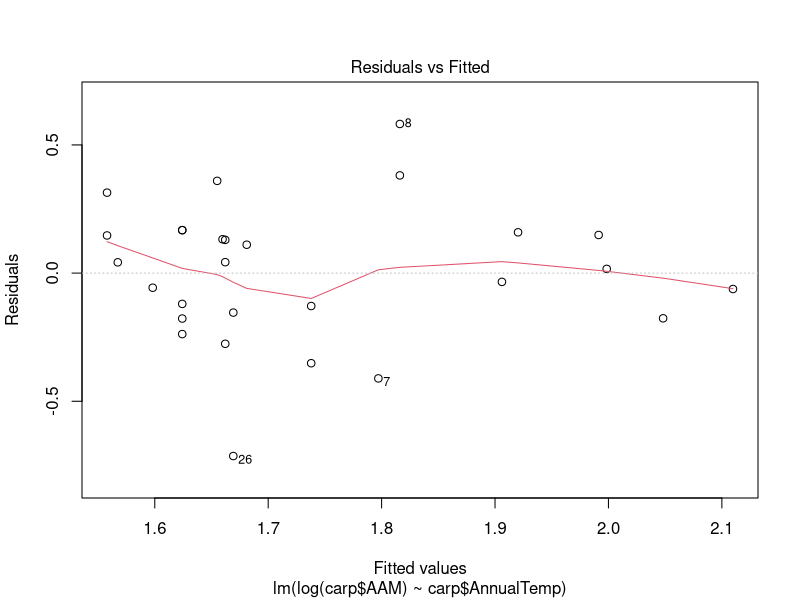
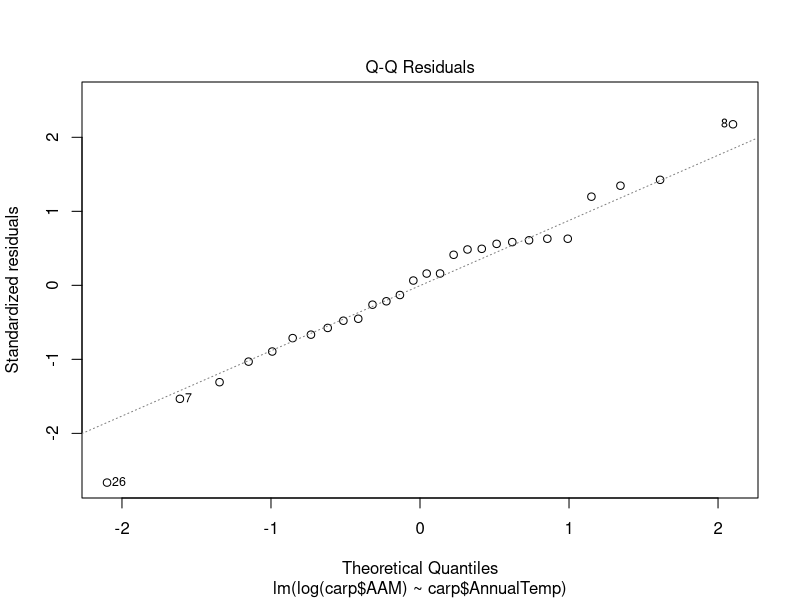
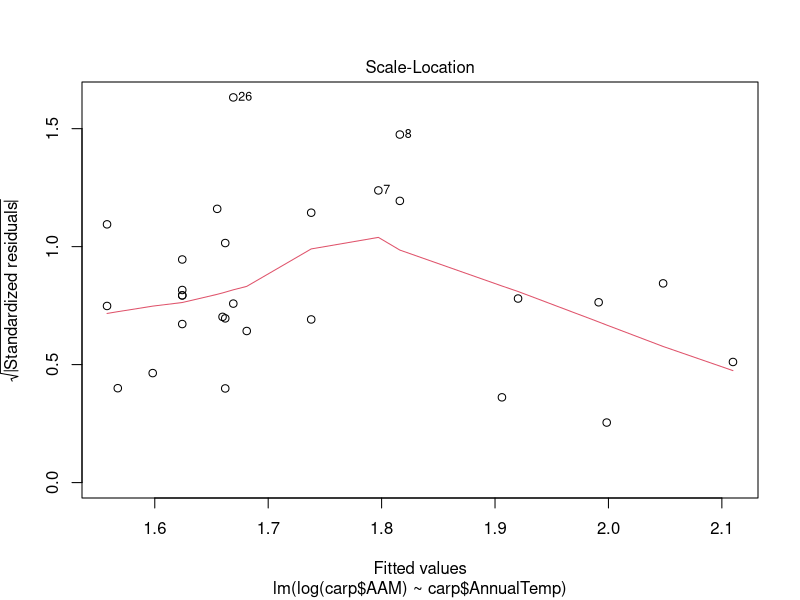
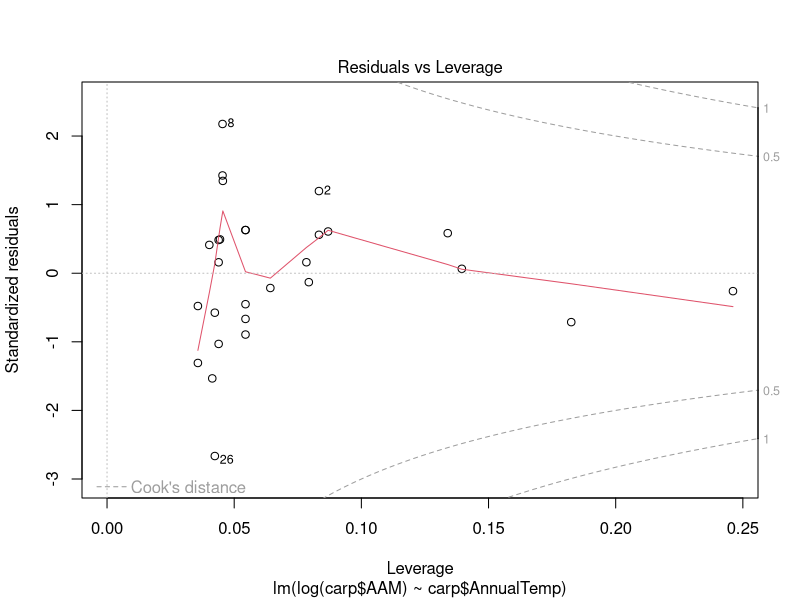
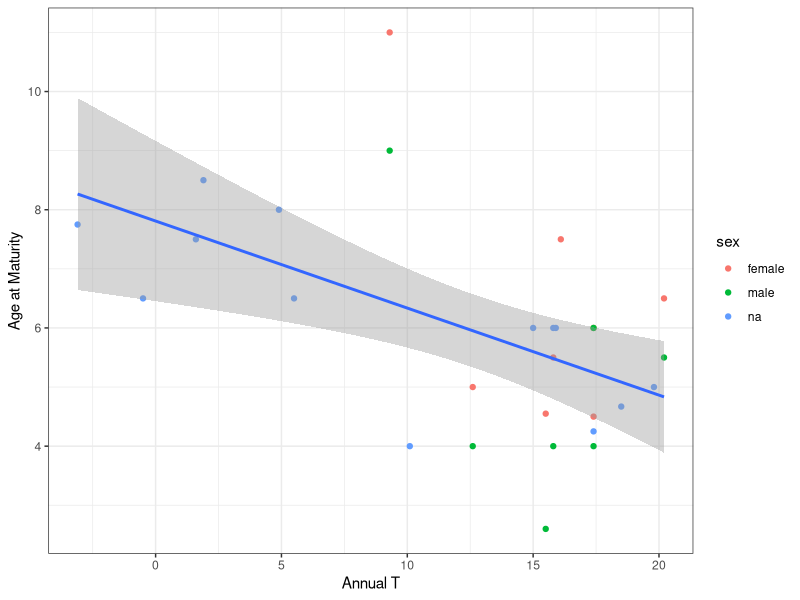
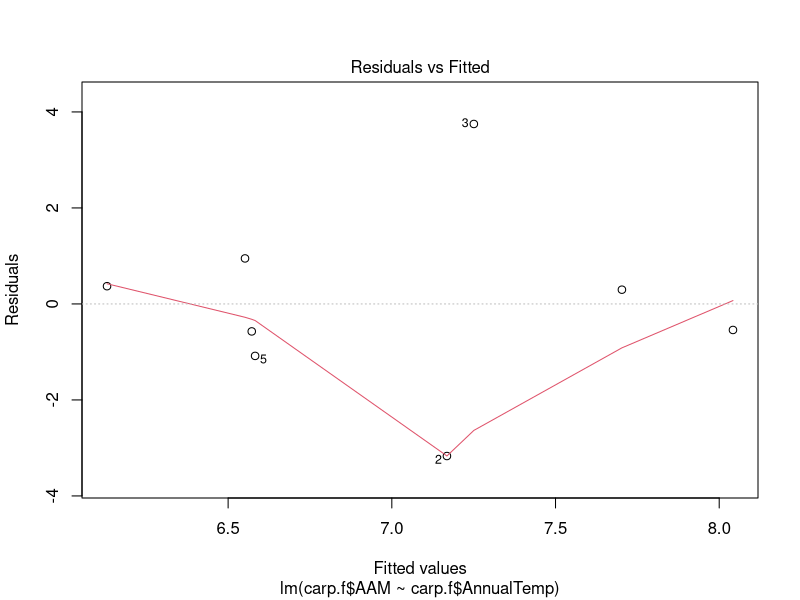
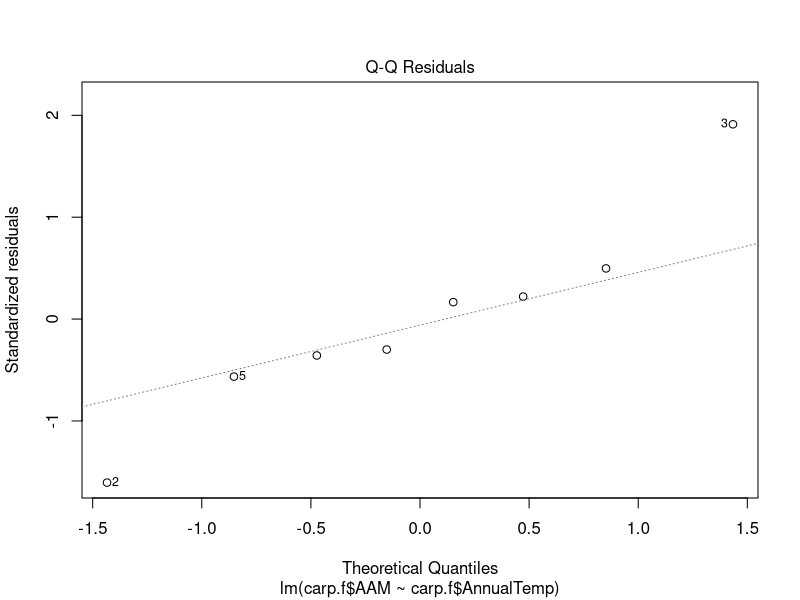
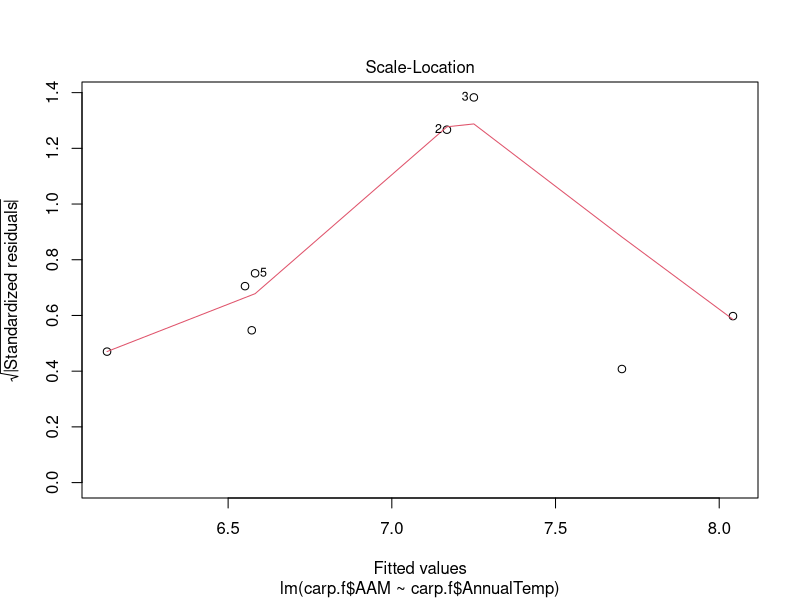

These charts were generated, in order, by the following R code: (Note: this script raises an error after producing the figures.)
#' This script is used to investigate the relationship between AAM and
#' normal temperature metrics (Annual temp, Cold temp, Warm temp, Water temperature).

#' This script also investigates whether the results will be any different if
#' the entire dataset is categorized by Conditions or sex.

library(ggplot2)
library(ggfortify)
library(dplyr)

# Import the data
carp <- read.csv("eddie_carp_new.csv")
carp$condition <- as.factor(carp$condition)
str(carp)

#### Data manipulation: Three scenarios we are looking at here ####

# 1. Use both artificial and natural conditions
carp.f <- carp %>% filter(!row_number() == 15) %>% filter(sex != "male")
carp.m <- carp %>% filter(!row_number() == 15) %>% filter(sex != "female")

# 2. Only natural conditions (remove all artificial)
carpall.natural <- carp[which(carp$condition=="natural"),]
carp.f <- carpall.natural %>% filter(!row_number() == 9) %>% filter(sex != "male")
carp.m <- carpall.natural %>% filter(!row_number() == 9) %>% filter(sex != "female")

# 3. Only artificial conditions (remove all natural)
carpall.artificial <- carp[which(carp$condition=="artificial"),]
carp.f <- carpall.artificial %>% filter(sex != "male")
carp.m <- carpall.artificial %>% filter(sex != "female")


#### Annual mean temperature ####

## For both sexes
aam.temp <- lm(log(carp$AAM) ~ carp$AnnualTemp)
summary(aam.temp)
plot(aam.temp)

ggplot(carp, mapping = aes(AnnualTemp, AAM))+
  geom_point(aes(colour = sex))+
  geom_smooth(method = "lm")+
  labs(x = "Annual T", y = "Age at Maturity")+
  theme_bw()

## For females only
aam.temp.f <- lm(carp.f$AAM ~ carp.f$AnnualTemp)
summary(aam.temp.f)
plot(aam.temp.f)

ggplot(carp.f, mapping = aes(AnnualTemp, AAM))+
  geom_point()+
  geom_smooth(method = "lm")+
  labs(x = "Annual Temperature", y = "Age at Maturity", title = "Females only")+
  theme_classic(base_size = 16)

## For males only
aam.temp.m <- lm(carp.m$AAM ~ carp.m$AnnualTemp)
summary(aam.temp.m)
plot(aam.temp.m)

ggplot(carp.m, mapping = aes(AnnualTemp, AAM))+
  geom_point()+
  geom_smooth(method = "lm")+
  labs(x = "Annual T", y = "Age at Maturity", title = "Males")+
  theme_classic(base_size = 16)


#### Warm temperature ####
aam.warm <- lm(log(carp$AAM) ~ carp$WarmTemp)
summary(aam.warm)
plot(aam.warm)

ggplot(carp, mapping = aes(WarmTemp, AAM))+
  geom_point(aes(colour = sex))+
  geom_smooth(method = "lm")+
  labs(x = "Annual T", y = "Age at Maturity")+
  theme_bw()
# No significant relationship when using warm temperature at all!
# Therefore, did not run analysis by sex.
# Separate by male or female does not have any significant relationship as well.


#### Cold temperature ####

# For both sexes
aam.cold <- lm(log(carp$AAM) ~ carp$ColdTemp)
summary(aam.cold)
plot(aam.cold)

ggplot(carp, mapping = aes(ColdTemp, AAM))+
  geom_point(aes(colour = sex))+
  geom_smooth(method = "lm")+
  labs(x = "Cold T", y = "Age at Maturity")+
  theme_bw()

# For females only
aam.cold.f <- lm(log(carp.f$AAM) ~ carp.f$ColdTemp)
summary(aam.cold.f)
plot(aam.cold.f)

ggplot(carp.f, mapping = aes(ColdTemp, AAM))+
  geom_point()+
  geom_smooth(method = "lm")+
  labs(x = "Cold T", y = "Age at Maturity", title = "Females")+
  theme_classic(base_size = 16)

# For males only
aam.cold.m <- lm(log(carp.m$AAM) ~ carp.m$ColdTemp)
summary(aam.cold.m)
plot(aam.cold.m)

ggplot(carp.m, mapping = aes(ColdTemp, AAM))+
  geom_point()+
  geom_smooth(method = "lm")+
  labs(x = "Cold T", y = "Age at Maturity", title = "Males")+
  theme_classic(base_size = 16)


#### Water temperature ####

# For females only
aam.water.f <- lm(log(carp.f$AAM) ~ carp.f$WaterTemp)
summary(aam.water.f)
plot(aam.water.f)

ggplot(carp.f, mapping = aes(WaterTemp, AAM))+
  geom_point()+
  geom_smooth(method = "lm")+
  labs(x = "Water T", y = "Age at Maturity", title = "Females")+
  theme_classic(base_size = 16)

# For males only
aam.water.m <- lm(log(carp.m$AAM) ~ carp.m$WaterTemp)
summary(aam.water.m)
plot(aam.water.m)

ggplot(carp.m, mapping = aes(WaterTemp, AAM))+
  geom_point()+
  geom_smooth(method = "lm")+
  labs(x = "Water T", y = "Age at Maturity", title = "Males")+
  theme_classic(base_size = 16)


#### Separate the analysis by habitat type (use only females) ####

temp.habitat <- lm(log(AAM)~AnnualTemp*condition, data = carp.f)
autoplot(temp.habitat)
plot(temp.habitat)

summary(temp.habitat)
anova(temp.habitat)
# No significant interaction effects. (No additional, significant variation in
# age at maturity by allowing different slopes for each condition.)


## Plot the entire female dataset with two different conditions
ggplot(carp.f, aes(x = AnnualTemp, y = log(AAM), color = condition))+
  geom_point()+
  geom_smooth(method = "lm")+
  theme_bw()



#### Separate the analysis by SEX ####

temp.sex <- lm(log(AAM)~AnnualTemp*sex, data = carp)
autoplot(temp.sex)

summary(temp.sex)
anova(temp.sex)


## Plot the entire dataset with different sex categories
ggplot(carp, aes(x = AnnualTemp, y = log(AAM), color = sex))+
  geom_point()+
  geom_smooth(method = "lm")+
  theme_bw()
